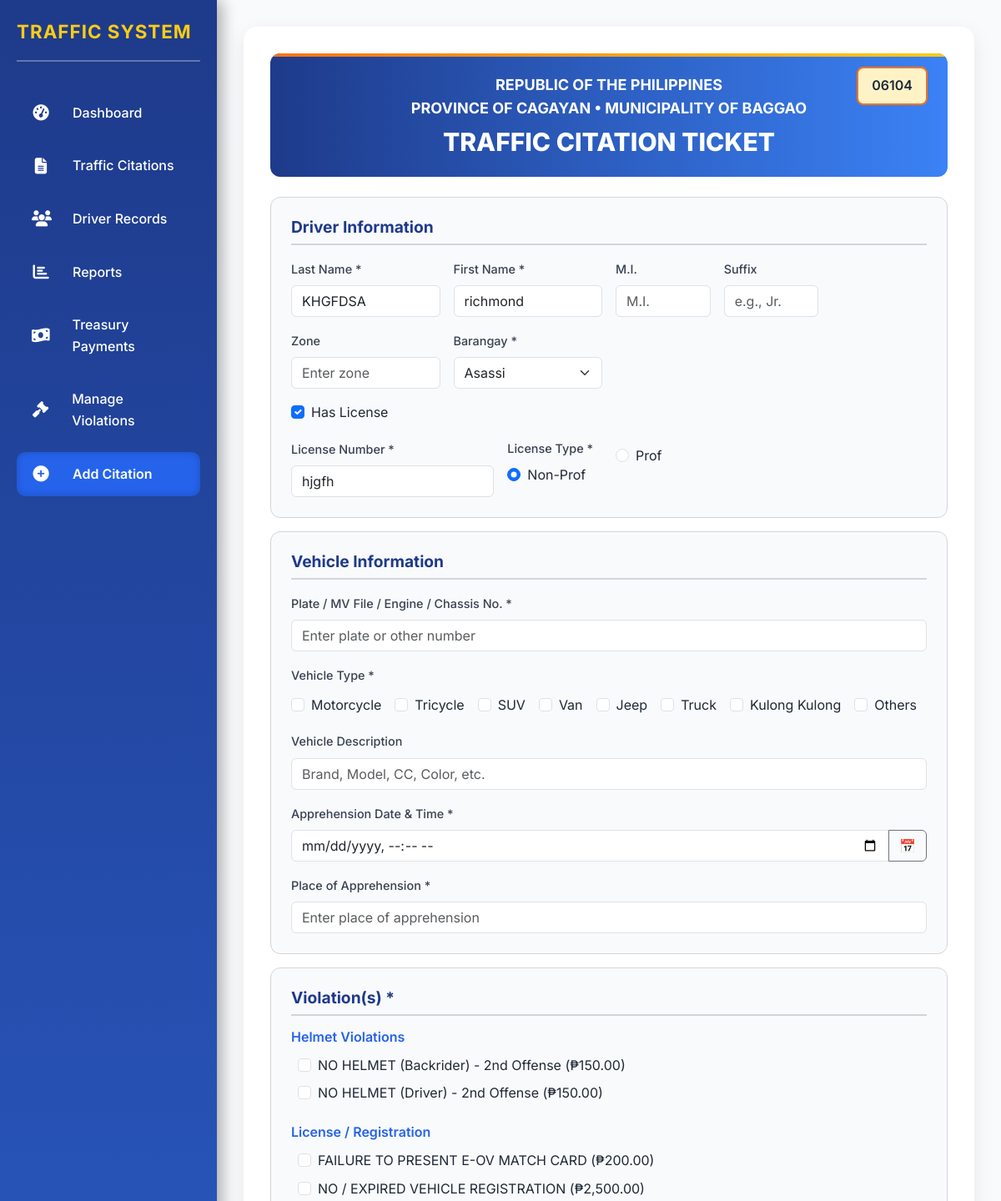
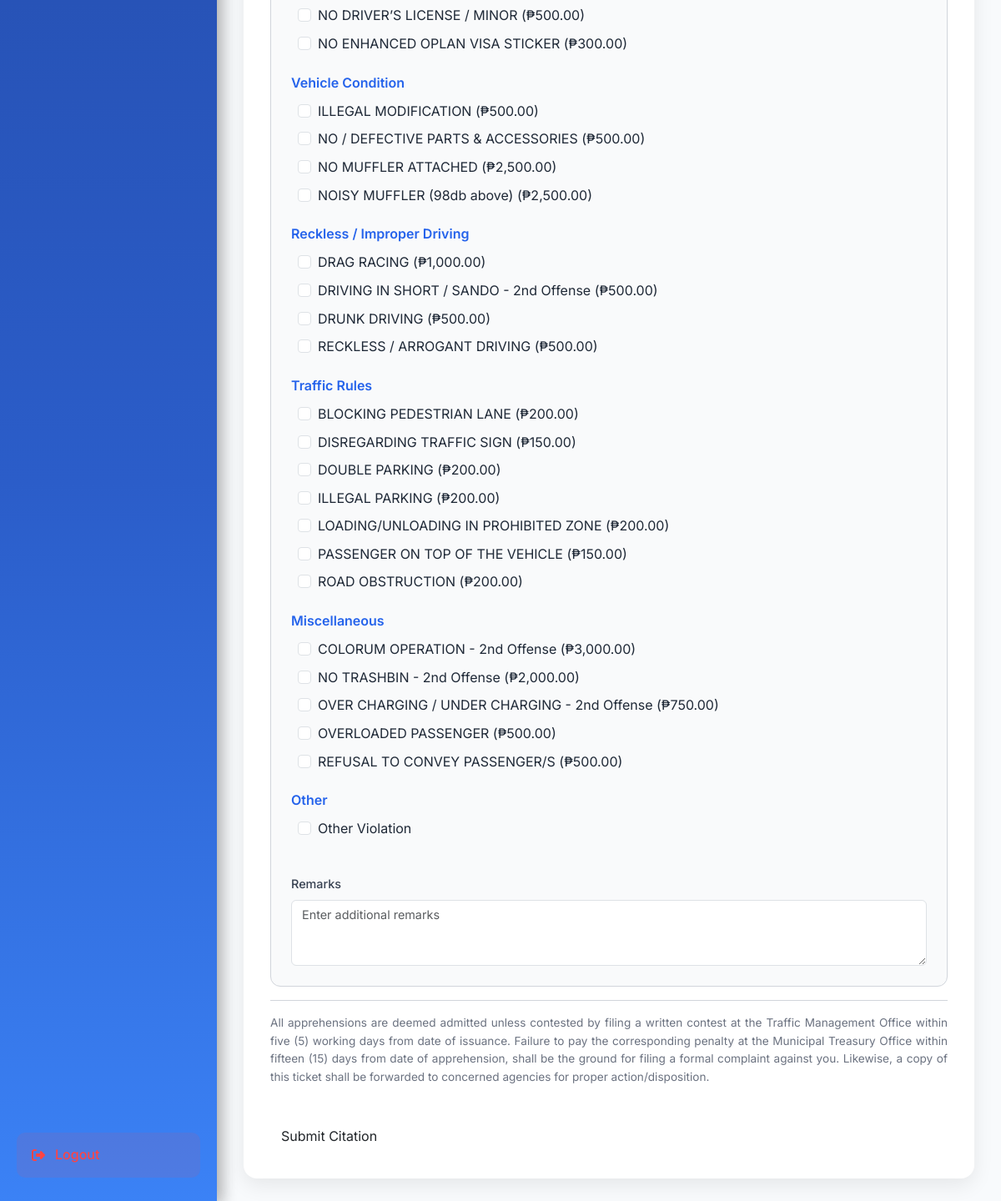
Screenshot of /index.php?driver_id=23430 with the database file from the repository (2 pictures, top to bottom).
### tables this page shows
CREATE TABLE `citations` (
  `citation_id` int(11) NOT NULL,
  `ticket_number` varchar(20) NOT NULL,
  `driver_id` int(11) DEFAULT NULL,
  `vehicle_id` int(11) DEFAULT NULL,
  `apprehension_datetime` datetime DEFAULT NULL,
  `place_of_apprehension` varchar(255) DEFAULT NULL,
  `is_archived` tinyint(1) DEFAULT 0,
  `payment_status` enum('Unpaid','Paid') NOT NULL DEFAULT 'Unpaid',
  `payment_date` datetime DEFAULT NULL,
  `payment_amount` decimal(10,2) DEFAULT NULL
);

CREATE TABLE `drivers` (
  `driver_id` int(11) NOT NULL,
  `last_name` varchar(50) NOT NULL,
  `first_name` varchar(50) NOT NULL,
  `middle_initial` varchar(5) DEFAULT NULL,
  `suffix` varchar(10) DEFAULT NULL,
  `zone` varchar(50) DEFAULT NULL,
  `barangay` varchar(100) DEFAULT NULL,
  `municipality` varchar(100) DEFAULT 'Baggao',
  `province` varchar(100) DEFAULT 'Cagayan',
  `license_number` varchar(20) DEFAULT NULL,
  `license_type` enum('Non-Professional','Professional') DEFAULT NULL
);

CREATE TABLE `violation_types` (
  `violation_type_id` int(11) NOT NULL,
  `violation_type` varchar(100) NOT NULL,
  `fine_amount_1` decimal(10,2) NOT NULL DEFAULT 0.00,
  `fine_amount_2` decimal(10,2) NOT NULL DEFAULT 0.00,
  `fine_amount_3` decimal(10,2) NOT NULL DEFAULT 0.00
);

### index.php (the view, shortened to what the rows shown need)
<?php
try {
    $conn = new PDO("mysql:host=" . DB_HOST . ";dbname=" . DB_NAME, DB_USER, DB_PASS);
    $conn->setAttribute(PDO::ATTR_ERRMODE, PDO::ERRMODE_EXCEPTION);
    $stmt = $conn->query("SELECT ticket_number FROM citations ORDER BY CAST(ticket_number AS UNSIGNED) DESC LIMIT 1");
    $row = $stmt->fetch(PDO::FETCH_ASSOC);
    if ($row && !empty($row['ticket_number'])) {
        $max_ticket = (int)preg_replace('/[^0-9]/', '', $row['ticket_number']);
    } else {
        $max_ticket = 6100;
    }
    $next_ticket = sprintf("%05d", $max_ticket + 1);
    $driver_data = [];
    $offense_counts = [];
    if (isset($_GET['driver_id'])) {
        $driver_id = (int)$_GET['driver_id'];
        $stmt = $conn->prepare("SELECT * FROM drivers WHERE driver_id = :driver_id");
        $stmt->execute([':driver_id' => $driver_id]);
        $driver_data = $stmt->fetch(PDO::FETCH_ASSOC);
        $stmt = $conn->prepare("
            SELECT vt.violation_type, MAX(v.offense_count) AS offense_count
            FROM violations v
            JOIN violation_types vt ON v.violation_type = vt.violation_type
            WHERE v.driver_id = :driver_id
            GROUP BY vt.violation_type
        ");
        $stmt->execute([':driver_id' => $driver_id]);
        $offense_counts = $stmt->fetchAll(PDO::FETCH_KEY_PAIR);
    }
    if (!isset($_SESSION['violation_types'])) {
        $stmt = $conn->query("SELECT violation_type_id, violation_type, fine_amount_1, fine_amount_2, fine_amount_3 FROM violation_types ORDER BY violation_type");
        $_SESSION['violation_types'] = $stmt->fetchAll(PDO::FETCH_ASSOC);
    }
    $violation_types = $_SESSION['violation_types'];
} catch (PDOException $e) {
    $next_ticket = "06101";
    $driver_data = [];
    $violation_types = [];
    error_log("PDOException in index.php: " . $e->getMessage());
}
?>
<!DOCTYPE html>
<html lang="en">
<head>
    <link href="https://cdn.jsdelivr.net/npm/bootstrap@5.3.3/dist/css/bootstrap.min.css" rel="stylesheet">
    <link href="https://cdn.jsdelivr.net/npm/tailwindcss@2.2.19/dist/tailwind.min.css" rel="stylesheet">
    <link rel="stylesheet" href="https://cdnjs.cloudflare.com/ajax/libs/font-awesome/6.4.2/css/all.min.css">
</head>
<body>
        <?php include 'sidebar.php'; ?>
    <div class="content">
        <form id="citationForm" action="insert_citation.php" method="POST">
            <div class="ticket-container position-relative">
                <div class="header">
                    <h4 class="font-bold text-lg">REPUBLIC OF THE PHILIPPINES</h4>
                    <h4 class="font-bold text-lg">PROVINCE OF CAGAYAN • MUNICIPALITY OF BAGGAO</h4>
                    <h1 class="font-extrabold text-3xl mt-2">TRAFFIC CITATION TICKET</h1>
                    <div class="ticket-number"><?php echo htmlspecialchars($next_ticket); ?></div>
                </div>
                <div class="section">
                    <div class="row g-3">
                        <div class="col-md-3">
                            <label class="form-label">Last Name *</label>
                            <input type="text" name="last_name" class="form-control" placeholder="Enter last name" value="<?php echo htmlspecialchars($driver_data['last_name'] ?? ''); ?>" required>
                        </div>
                        <div class="col-md-3">
                            <label class="form-label">First Name *</label>
                            <input type="text" name="first_name" class="form-control" placeholder="Enter first name" value="<?php echo htmlspecialchars($driver_data['first_name'] ?? ''); ?>" required>
                        </div>
                        <div class="col-md-3">
                            <label class="form-label">Barangay *</label>
                            <select name="barangay" class="form-select" id="barangaySelect" required>
                                <option value="Asassi" <?php echo (isset($driver_data['barangay']) && $driver_data['barangay'] == 'Asassi') ? 'selected' : ''; ?>>Asassi</option>
                            </select>
                        </div>
                        <div class="col-12">
                            <div class="form-check">
                                <input type="checkbox" class="form-check-input" name="has_license" id="hasLicense" <?php echo (isset($driver_data['license_number']) && !empty($driver_data['license_number'])) ? 'checked' : ''; ?>>
                                <label class="form-check-label" for="hasLicense">Has License</label>
                            </div>
                        </div>
                        <div class="col-md-4 license-field" style="display: <?php echo (isset($driver_data['license_number']) && !empty($driver_data['license_number'])) ? 'block' : 'none'; ?>;">
                            <label class="form-label">License Number *</label>
                            <input type="text" name="license_number" class="form-control" placeholder="Enter license number" value="<?php echo htmlspecialchars($driver_data['license_number'] ?? ''); ?>" <?php echo (isset($driver_data['license_number']) && !empty($driver_data['license_number'])) ? 'required' : ''; ?>>
                        </div>
                        <div class="col-md-2 license-field" style="display: <?php echo (isset($driver_data['license_number']) && !empty($driver_data['license_number'])) ? 'block' : 'none'; ?>;">
                            <div class="form-check">
                                <input type="radio" class="form-check-input" name="license_type" value="nonProf" id="nonProf" <?php echo (!isset($driver_data['license_type']) || $driver_data['license_type'] == 'Non-Professional') ? 'checked' : ''; ?> <?php echo (isset($driver_data['license_number']) && !empty($driver_data['license_number'])) ? 'required' : ''; ?>>
                                <label class="form-check-label" for="nonProf">Non-Prof</label>
                            </div>
                        </div>
                        <div class="col-md-2 license-field" style="display: <?php echo (isset($driver_data['license_number']) && !empty($driver_data['license_number'])) ? 'block' : 'none'; ?>;">
                            <div class="form-check">
                                <input type="radio" class="form-check-input" name="license_type" value="prof" id="prof" <?php echo (isset($driver_data['license_type']) && $driver_data['license_type'] == 'Professional') ? 'checked' : ''; ?> <?php echo (isset($driver_data['license_number']) && !empty($driver_data['license_number'])) ? 'required' : ''; ?>>
                                <label class="form-check-label" for="prof">Prof</label>
                            </div>
                        </div>
                    </div>
                </div>
                <div class="section">
                    <div class="row violation-list">
                        <div class="col-md-12">
                            <?php
                            $categories = [
                                'Helmet Violations' => ['NO HELMET (Driver)', 'NO HELMET (Backrider)'],
                                'License / Registration' => ['NO DRIVER’S LICENSE / MINOR', 'NO / EXPIRED VEHICLE REGISTRATION', 'NO ENHANCED OPLAN VISA STICKER', 'FAILURE TO PRESENT E-OV MATCH CARD'],
                                'Vehicle Condition' => ['NO / DEFECTIVE PARTS & ACCESSORIES', 'NOISY MUFFLER (98db above)', 'NO MUFFLER ATTACHED', 'ILLEGAL MODIFICATION'],
                                'Reckless / Improper Driving' => ['RECKLESS / ARROGANT DRIVING', 'DRAG RACING', 'DRUNK DRIVING', 'DRIVING IN SHORT / SANDO'],
                                'Traffic Rules' => ['DISREGARDING TRAFFIC SIGN', 'PASSENGER ON TOP OF THE VEHICLE', 'ILLEGAL PARKING', 'ROAD OBSTRUCTION', 'BLOCKING PEDESTRIAN LANE', 'LOADING/UNLOADING IN PROHIBITED ZONE', 'DOUBLE PARKING'],
                                'Miscellaneous' => ['COLORUM OPERATION', 'NO TRASHBIN', 'OVERLOADED PASSENGER', 'OVER CHARGING / UNDER CHARGING', 'REFUSAL TO CONVEY PASSENGER/S']
                            ];
                            foreach ($categories as $category => $category_violations) {
                                echo "<div class='violation-category'><h6>$category</h6>";
                                foreach ($violation_types as $v) {
                                    if (in_array($v['violation_type'], $category_violations)) {
                                        $offense_count = isset($offense_counts[$v['violation_type']]) ? (int)$offense_counts[$v['violation_type']] + 1 : 1;
                                        $label = $v['violation_type'] . ($offense_count > 1 ? " - {$offense_count}" . ($offense_count == 2 ? "nd" : ($offense_count == 3 ? "rd" : "th")) . " Offense" : "") . " (₱" . number_format($v["fine_amount_$offense_count"], 2) . ")";
                                        $key = htmlspecialchars(strtolower(str_replace([' ', '/', '(', ')'], '', $v['violation_type'])));
                                        echo "<div class='form-check'><input type='checkbox' class='form-check-input' name='violations[]' value='" . htmlspecialchars($v['violation_type']) . "' id='$key'><label class='form-check-label' for='$key'>" . htmlspecialchars($label) . "</label></div>";
                                    }
                                }
                                echo "</div>";
                            }
                            ?>
                        </div>
                    </div>
                </div>
            </div>
        </form>
    </div>
</body>
</html>

### rows the page displays
citations: ticket_number "06104"
drivers: last_name "KHGFDSA", first_name "richmond", barangay "Asassi", license_number "☑", license_number "hjgfh", license_number "☑ Non-Prof", license_number "☐ Prof"
violation_types: label "NO HELMET (Backrider) - 2nd Offense (₱150.00)"
violation_types: label "NO HELMET (Driver) - 2nd Offense (₱150.00)"
violation_types: label "FAILURE TO PRESENT E-OV MATCH CARD (₱200.00)"
violation_types: label "NO / EXPIRED VEHICLE REGISTRATION (₱2,500.00)"
violation_types: label "NO DRIVER’S LICENSE / MINOR (₱500.00)"
violation_types: label "NO ENHANCED OPLAN VISA STICKER (₱300.00)"
violation_types: label "ILLEGAL MODIFICATION (₱500.00)"
violation_types: label "NO / DEFECTIVE PARTS & ACCESSORIES (₱500.00)"
violation_types: label "NO MUFFLER ATTACHED (₱2,500.00)"
violation_types: label "NOISY MUFFLER (98db above) (₱2,500.00)"
violation_types: label "DRAG RACING (₱1,000.00)"
violation_types: label "DRIVING IN SHORT / SANDO - 2nd Offense (₱500.00)"
violation_types: label "DRUNK DRIVING (₱500.00)"
violation_types: label "RECKLESS / ARROGANT DRIVING (₱500.00)"
violation_types: label "BLOCKING PEDESTRIAN LANE (₱200.00)"
violation_types: label "DISREGARDING TRAFFIC SIGN (₱150.00)"
violation_types: label "DOUBLE PARKING (₱200.00)"
violation_types: label "ILLEGAL PARKING (₱200.00)"
violation_types: label "LOADING/UNLOADING IN PROHIBITED ZONE (₱200.00)"
violation_types: label "PASSENGER ON TOP OF THE VEHICLE (₱150.00)"
violation_types: label "ROAD OBSTRUCTION (₱200.00)"
violation_types: label "COLORUM OPERATION - 2nd Offense (₱3,000.00)"
violation_types: label "NO TRASHBIN - 2nd Offense (₱2,000.00)"
violation_types: label "OVER CHARGING / UNDER CHARGING - 2nd Offense (₱750.00)"
violation_types: label "OVERLOADED PASSENGER (₱500.00)"
violation_types: label "REFUSAL TO CONVEY PASSENGER/S (₱500.00)"

### other values shown
$category "Helmet Violations"
$category "License / Registration"
$category "Vehicle Condition"
$category "Reckless / Improper Driving"
$category "Traffic Rules"
$category "Miscellaneous"
